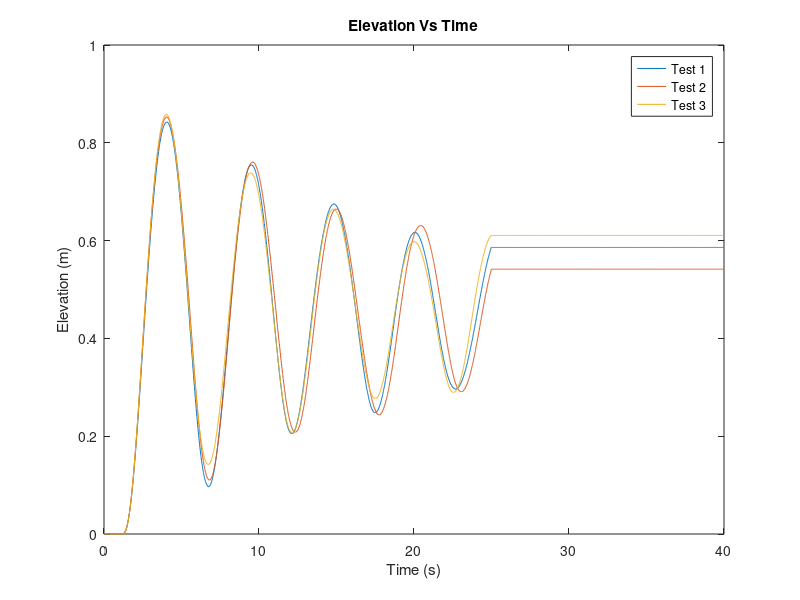

Write the MATLAB code that produced this figure. (Note: this script raises an error after producing the figure.)
%---------------------------------------------- 
% AER 715 Avionics and Systems
% Lab 3 – “Lab Title”
% Sharvani Yadav: XXXXXXXXX
% Daniel Mielnik: 501118927
%---------------------------------------------- %
%% Introduction
% Type your introduction in this section
%
%% Post Lab Exercises –
clear all;
clc;

%% Constants for Heli 4
Mh = 1.450; % Mass of Heli Body (kg)
Mc = 1.918; % Mass of CW (kg)
La = 25.75/39.37; % Distance from Pivot to Helecopter body center (m)
Lb = 18.5/39.37; % Distance from Pivot to conterweight center (m)
Lh = 6.933; % Distance from pitch axis to rotor center (m)
Kf = 0.140; % Motor-Prop Force Constant (N/V)
Krt = 0.0027; % Motor-Prop Torque Constant (Nm/V)
epsilon = -26:1:30; % Elevation Range (Deg)
epsilon_0 = -25.75; % Elevation Start (Deg)
lambda = 0:1:360; % Travel Range (Deg)
g = 9.81; % Gravity constant (m/s^2)
Wh = Mh*g; % Weight of Heli Body (N)
Wc = Mc*g; % Weight of CW (N)

%% Question 1
fprintf('Question 1')
Je = (Mh * La^2) + (Mc * Lb^2) % Elevation Axis (kg-m^2)

%% Question 2
fprintf('Question 2')
epsilon_dd = 0; % Figure this out
Tg = Lb*Wc - La*Wh;
Ft = (Je*epsilon_dd - Tg)/La % Lift force (N)

%% Question 3
fprintf('Question 3')
Vsum = Ft/Kf % Velocity required to keep helicopter at steady level flight (m/s)

%% Question 4
fprintf('Question 4')
G4_elev1 = tf(La*Kf, Je) % G elev transfer function

%% Question 5
load elevationData1.mat
load elevationData2.mat
load elevationData3.mat

time = elev1(1, 1:end);

v1 = elev1(2, 1:end);
v2 = elev2(2, 1:end);
v3 = elev3(2, 1:end);

e1 = elev1(3, 1:end);
e2 = elev2(3, 1:end);
e3 = elev3(3, 1:end);

figure(1)
plot(time, e1, time, e2, time, e3)
title('Elevation Vs Time')
xlabel('Time (s)')
ylabel('Elevation (m)')
legend('Test 1', 'Test 2', 'Test 3')

data1 = iddata(transpose(e1), transpose(v1), 0.1);
data2 = iddata(transpose(e2), transpose(v2), 0.1);
data3 = iddata(transpose(e3), transpose(v3), 0.1);

mergedData = merge(data1, data2, data3);

G2_elev2 = tfest(mergedData, 2, 0);
G3_elev3 = tfest(mergedData, 3, 0);




%% Conclusion
% Write your lab conclusion for the WHOLE lab in this section.